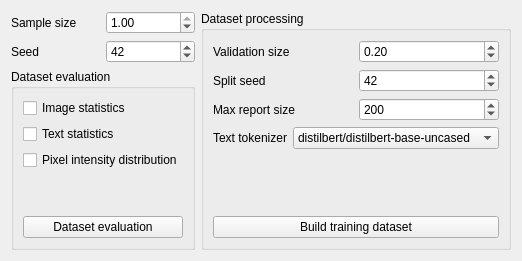
      <widget class="QWidget" name="dataTab">
       <property name="toolTipDuration">
        <number>-6</number>
       </property>
       <attribute name="title">
        <string>Data</string>
       </attribute>
       <layout class="QHBoxLayout" name="horizontalLayout_15">
        <item>
         <layout class="QVBoxLayout" name="verticalLayout_8">
          <item>
           <layout class="QHBoxLayout" name="horizontalLayout">
            <item>
             <widget class="QLabel" name="SSLabel">
              <property name="text">
               <string>Sample size</string>
              </property>
             </widget>
            </item>
            <item>
             <widget class="QDoubleSpinBox" name="sampleSize">
              <property name="minimum">
               <double>0.010000000000000</double>
              </property>
              <property name="maximum">
               <double>1.000000000000000</double>
              </property>
              <property name="singleStep">
               <double>0.050000000000000</double>
              </property>
              <property name="value">
               <double>1.000000000000000</double>
              </property>
             </widget>
            </item>
           </layout>
          </item>
          <item>
           <layout class="QHBoxLayout" name="horizontalLayout_31">
            <item>
             <widget class="QLabel" name="seedLabel">
              <property name="text">
               <string>Seed</string>
              </property>
             </widget>
            </item>
            <item>
             <widget class="QSpinBox" name="seed">
              <property name="minimum">
               <number>1</number>
              </property>
              <property name="maximum">
               <number>999999</number>
              </property>
              <property name="value">
               <number>42</number>
              </property>
             </widget>
            </item>
           </layout>
          </item>
          <item>
           <widget class="QGroupBox" name="groupBox_5">
            <property name="title">
             <string>Dataset evaluation</string>
            </property>
            <layout class="QVBoxLayout" name="verticalLayout_13">
             <item>
              <widget class="QCheckBox" name="imgStats">
               <property name="text">
                <string>Image statistics</string>
               </property>
              </widget>
             </item>
             <item>
              <widget class="QCheckBox" name="textStats">
               <property name="text">
                <string>Text statistics</string>
               </property>
              </widget>
             </item>
             <item>
              <widget class="QCheckBox" name="pixDist">
               <property name="text">
                <string>Pixel intensity distribution</string>
               </property>
              </widget>
             </item>
             <item>
              <spacer name="verticalSpacer_8">
               <property name="orientation">
                <enum>Qt::Orientation::Vertical</enum>
               </property>
               <property name="sizeHint" stdset="0">
                <size>
                 <width>20</width>
                 <height>40</height>
                </size>
               </property>
              </spacer>
             </item>
             <item>
              <widget class="QPushButton" name="evaluateDataset">
               <property name="text">
                <string>Dataset evaluation</string>
               </property>
              </widget>
             </item>
            </layout>
           </widget>
          </item>
         </layout>
        </item>
        <item>
         <widget class="QGroupBox" name="datasetEvalGroup">
          <property name="title">
           <string>Dataset processing</string>
          </property>
          <layout class="QVBoxLayout" name="verticalLayout">
           <item>
            <layout class="QHBoxLayout" name="horizontalLayout_2">
             <item>
              <widget class="QLabel" name="label_2">
               <property name="text">
                <string>Validation size</string>
               </property>
              </widget>
             </item>
             <item>
              <widget class="QDoubleSpinBox" name="validationSize">
               <property name="maximum">
                <double>1.000000000000000</double>
               </property>
               <property name="singleStep">
                <double>0.050000000000000</double>
               </property>
               <property name="value">
                <double>0.200000000000000</double>
               </property>
              </widget>
             </item>
            </layout>
           </item>
           <item>
            <layout class="QHBoxLayout" name="horizontalLayout_4">
             <item>
              <widget class="QLabel" name="label_4">
               <property name="text">
                <string>Split seed</string>
               </property>
              </widget>
             </item>
             <item>
              <widget class="QSpinBox" name="splitSeed">
               <property name="maximum">
                <number>1000000000</number>
               </property>
               <property name="value">
                <number>42</number>
               </property>
              </widget>
             </item>
            </layout>
           </item>
           <item>
            <layout class="QHBoxLayout" name="horizontalLayout_20">
             <item>
              <widget class="QLabel" name="maxRLabel">
               <property name="text">
                <string>Max report size</string>
               </property>
              </widget>
             </item>
             <item>
              <widget class="QSpinBox" name="maxReportSize">
               <property name="minimum">
                <number>1</number>
               </property>
               <property name="maximum">
                <number>10000</number>
               </property>
               <property name="value">
                <number>200</number>
               </property>
              </widget>
             </item>
            </layout>
           </item>
           <item>
            <layout class="QHBoxLayout" name="horizontalLayout_24">
             <item>
              <widget class="QLabel" name="tokenizerLabel">
               <property name="text">
                <string>Text tokenizer</string>
               </property>
              </widget>
             </item>
             <item>
              <widget class="QComboBox" name="tokenizerList">
               <item>
                <property name="text">
                 <string>distilbert/distilbert-base-uncased</string>
                </property>
               </item>
               <item>
                <property name="text">
                 <string>bert-base-uncased</string>
                </property>
               </item>
               <item>
                <property name="text">
                 <string>roberta-base</string>
                </property>
               </item>
              </widget>
             </item>
            </layout>
           </item>
           <item>
            <spacer name="verticalSpacer">
             <property name="orientation">
              <enum>Qt::Orientation::Vertical</enum>
             </property>
             <property name="sizeHint" stdset="0">
              <size>
               <width>20</width>
               <height>40</height>
              </size>
             </property>
            </spacer>
           </item>
           <item>
            <widget class="QPushButton" name="buildMLDataset">
             <property name="text">
              <string>Build training dataset</string>
             </property>
            </widget>
           </item>
          </layout>
         </widget>
        </item>
       </layout>
      </widget>
